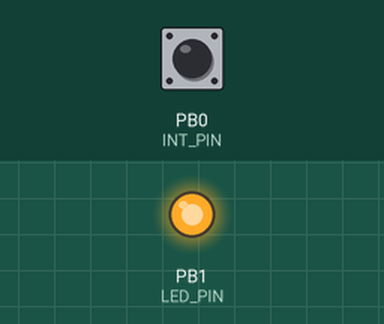
Bench run of a sketch on a simulated ATtiny85, built with avr-gcc and run on an emulated ATtiny85. On the bench: output pins drawn as LEDs (lit = HIGH). The test bench sets the inputs (shaded band); at power-on: PB0 (INT_PIN) HIGH.

Above: at 1.2 s.
1.3 s: PB0 (INT_PIN) pulled LOW for 0.15 s
At 1.37 s:
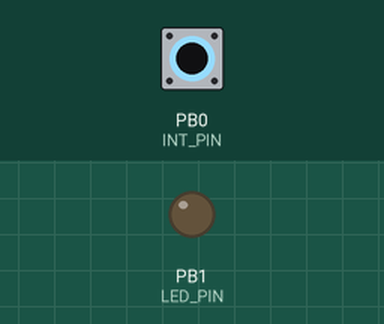
2.9 s: PB0 (INT_PIN) pulled LOW for 3.2 s
At 6.8 s:
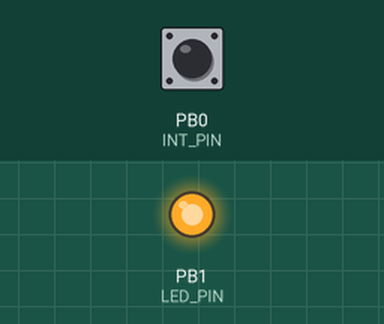
Timing chart, 0 to 8.3 s (numbered marks = the images above; inputs shaded):
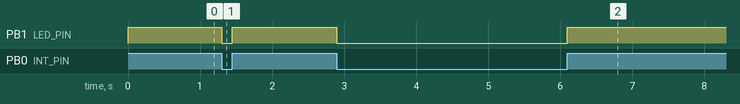

Measured:
- after the input at 1.3 s, PB1 (LED_PIN): HIGH → LOW at once, → HIGH 0.15 s later
- after the input at 2.9 s, PB1 (LED_PIN): HIGH → LOW at once, → HIGH 3.2 s later

The sketch:

Interupt.ino
```cpp
// Requires headers for AVR defines and ISR function
#include <avr/io.h>
#include <avr/interrupt.h>
#include <avr/delay.h>

#define INTERRUPT_PIN PCINT0  // This is PB1 per the schematic
#define INT_PIN PB0           // Interrupt pin of choice: PB1 (same as PCINT1) - Pin 6
#define LED_PIN PB1          // PB4 - Pin 3
#define PCINT_VECTOR PCINT0_vect      // This step is not necessary - it's a naming thing for clarity

volatile bool whistle_status = 0;

void setup() {
  pinMode(LED_PIN, OUTPUT);

  cli();                            // Disable interrupts during setup
  PCMSK |= (1 << INTERRUPT_PIN);    // Enable interrupt handler (ISR) for our chosen interrupt pin (PCINT1/PB1/pin 6)
  GIMSK |= (1 << PCIE);             // Enable PCINT interrupt in the general interrupt mask
  pinMode(INT_PIN, INPUT_PULLUP);   // Set our interrupt pin as input with a pullup to keep it stable
  sei();                            //last line of setup - enable interrupts after setup
}
// This is the interrupt handler called when there is any change on the INT_PIN
// ISR is defined in the headers - the ATtiny85 only has one handler

void loop(){
  if (whistle_status == 1){
    digitalWrite(LED_PIN, HIGH);
  }
  else{
    digitalWrite(LED_PIN, LOW);
  }
}


ISR(PCINT_VECTOR)
{
  if (whistle_status == 0){
    whistle_status = 1;
  }
  else{
    whistle_status = 0;
  }
  //delayMicroseconds(500);
}
```
